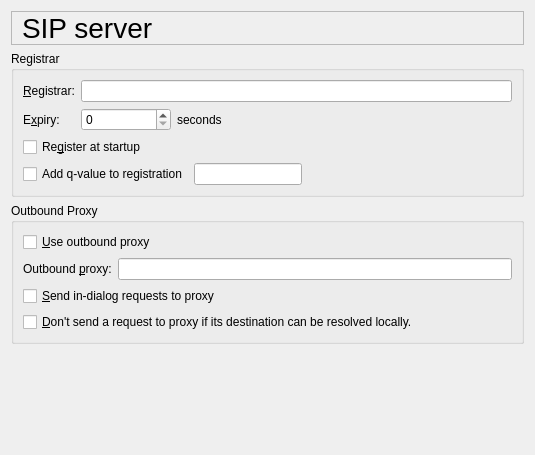
     <widget class="QWidget" name="pageSipServer">
      <layout class="QVBoxLayout">
       <item>
        <widget class="QLabel" name="sipServerTitleTextLabel">
         <property name="font">
          <font>
           <pointsize>21</pointsize>
          </font>
         </property>
         <property name="frameShape">
          <enum>QFrame::StyledPanel</enum>
         </property>
         <property name="text">
          <string>SIP server</string>
         </property>
         <property name="wordWrap">
          <bool>false</bool>
         </property>
         <property name="indent">
          <number>10</number>
         </property>
        </widget>
       </item>
       <item>
        <widget class="QGroupBox" name="registrarGroupBox">
         <property name="title">
          <string>Registrar</string>
         </property>
         <layout class="QGridLayout">
          <item row="0" column="0">
           <widget class="QLabel" name="registrarTextLabel">
            <property name="text">
             <string>&amp;Registrar:</string>
            </property>
            <property name="wordWrap">
             <bool>false</bool>
            </property>
            <property name="buddy">
             <cstring>registrarLineEdit</cstring>
            </property>
           </widget>
          </item>
          <item row="0" column="1">
           <widget class="QLineEdit" name="registrarLineEdit">
            <property name="whatsThis">
             <string>The hostname, domain name or IP address of your registrar. If you use an outbound proxy that is the same as your registrar, then you may leave this field empty and only fill in the address of the outbound proxy.</string>
            </property>
           </widget>
          </item>
          <item row="1" column="0">
           <widget class="QLabel" name="expiryTextLabel">
            <property name="text">
             <string>E&amp;xpiry:</string>
            </property>
            <property name="wordWrap">
             <bool>false</bool>
            </property>
            <property name="buddy">
             <cstring>expirySpinBox</cstring>
            </property>
           </widget>
          </item>
          <item row="1" column="1">
           <layout class="QHBoxLayout">
            <item>
             <widget class="QSpinBox" name="expirySpinBox">
              <property name="minimumSize">
               <size>
                <width>90</width>
                <height>0</height>
               </size>
              </property>
              <property name="whatsThis">
               <string>The registration expiry time that Twinkle will request.</string>
              </property>
              <property name="maximum">
               <number>999999</number>
              </property>
              <property name="singleStep">
               <number>100</number>
              </property>
             </widget>
            </item>
            <item>
             <widget class="QLabel" name="secondsTextLabel">
              <property name="text">
               <string>seconds</string>
              </property>
              <property name="wordWrap">
               <bool>false</bool>
              </property>
             </widget>
            </item>
            <item>
             <spacer>
              <property name="orientation">
               <enum>Qt::Horizontal</enum>
              </property>
              <property name="sizeType">
               <enum>QSizePolicy::Expanding</enum>
              </property>
              <property name="sizeHint" stdset="0">
               <size>
                <width>260</width>
                <height>20</height>
               </size>
              </property>
             </spacer>
            </item>
           </layout>
          </item>
          <item row="2" column="0" colspan="2">
           <widget class="QCheckBox" name="regAtStartupCheckBox">
            <property name="whatsThis">
             <string>Indicates if Twinkle should automatically register when you run this user profile. You should disable this when you want to do direct IP phone to IP phone communication without a SIP proxy.</string>
            </property>
            <property name="text">
             <string>Re&amp;gister at startup</string>
            </property>
            <property name="shortcut">
             <string>Alt+G</string>
            </property>
           </widget>
          </item>
          <item row="3" column="0" colspan="2">
           <layout class="QHBoxLayout">
            <item>
             <widget class="QCheckBox" name="regAddQvalueCheckBox">
              <property name="whatsThis">
               <string>The q-value indicates the priority of your registered device. If besides Twinkle you register other SIP devices for this account, then the network may use these values to determine which device to try first when delivering a call.</string>
              </property>
              <property name="text">
               <string>Add q-value to registration</string>
              </property>
             </widget>
            </item>
            <item>
             <widget class="QLineEdit" name="regQvalueLineEdit">
              <property name="whatsThis">
               <string>The q-value is a value between 0.000 and 1.000. A higher value means a higher priority.</string>
              </property>
             </widget>
            </item>
            <item>
             <spacer>
              <property name="orientation">
               <enum>Qt::Horizontal</enum>
              </property>
              <property name="sizeType">
               <enum>QSizePolicy::Expanding</enum>
              </property>
              <property name="sizeHint" stdset="0">
               <size>
                <width>210</width>
                <height>20</height>
               </size>
              </property>
             </spacer>
            </item>
           </layout>
          </item>
         </layout>
        </widget>
       </item>
       <item>
        <widget class="QGroupBox" name="outboundProxyGroupBox">
         <property name="title">
          <string>Outbound Proxy</string>
         </property>
         <layout class="QGridLayout">
          <item row="0" column="0" colspan="2">
           <widget class="QCheckBox" name="useProxyCheckBox">
            <property name="whatsThis">
             <string>Indicates if Twinkle should use an outbound proxy. If an outbound proxy is used then all SIP requests are sent to this proxy. Without an outbound proxy, Twinkle will try to resolve the SIP address that you type for a call invitation for example to an IP address and send the SIP request there.</string>
            </property>
            <property name="text">
             <string>&amp;Use outbound proxy</string>
            </property>
            <property name="shortcut">
             <string>Alt+U</string>
            </property>
           </widget>
          </item>
          <item row="1" column="0">
           <widget class="QLabel" name="proxyTextLabel">
            <property name="enabled">
             <bool>true</bool>
            </property>
            <property name="text">
             <string>Outbound &amp;proxy:</string>
            </property>
            <property name="wordWrap">
             <bool>false</bool>
            </property>
            <property name="buddy">
             <cstring>proxyLineEdit</cstring>
            </property>
           </widget>
          </item>
          <item row="3" column="0" colspan="2">
           <widget class="QCheckBox" name="proxyNonResolvableCheckBox">
            <property name="whatsThis">
             <string>When you tick this option Twinkle will first try to resolve a SIP address to an IP address itself. If it can, then the SIP request will be sent there. Only when it cannot resolve the address, it will send the SIP request to the proxy (note that an in-dialog request will only be sent to the proxy in this case when you also ticked the previous option.)</string>
            </property>
            <property name="text">
             <string>&amp;Don't send a request to proxy if its destination can be resolved locally.</string>
            </property>
            <property name="shortcut">
             <string>Alt+D</string>
            </property>
           </widget>
          </item>
          <item row="1" column="1">
           <widget class="QLineEdit" name="proxyLineEdit">
            <property name="enabled">
             <bool>true</bool>
            </property>
            <property name="whatsThis">
             <string>The hostname, domain name or IP address of your outbound proxy.</string>
            </property>
           </widget>
          </item>
          <item row="2" column="0" colspan="2">
           <widget class="QCheckBox" name="allRequestsCheckBox">
            <property name="whatsThis">
             <string>SIP requests within a SIP dialog are normally sent to the address in the contact-headers exchanged during call setup. If you tick this box, that address is ignored and in-dialog request are also sent to the outbound proxy.</string>
            </property>
            <property name="text">
             <string>&amp;Send in-dialog requests to proxy</string>
            </property>
            <property name="shortcut">
             <string>Alt+S</string>
            </property>
           </widget>
          </item>
         </layout>
        </widget>
       </item>
       <item>
        <spacer>
         <property name="orientation">
          <enum>Qt::Vertical</enum>
         </property>
         <property name="sizeType">
          <enum>QSizePolicy::Expanding</enum>
         </property>
         <property name="sizeHint" stdset="0">
          <size>
           <width>20</width>
           <height>100</height>
          </size>
         </property>
        </spacer>
       </item>
      </layout>
     </widget>
